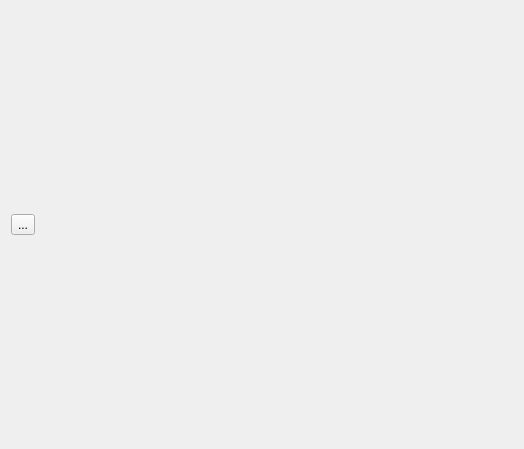
<?xml version="1.0" encoding="UTF-8"?>
<ui version="4.0">
 <class>QPlotWindow</class>
 <widget class="QDialog" name="QPlotWindow">
  <property name="geometry">
   <rect>
    <x>0</x>
    <y>0</y>
    <width>524</width>
    <height>449</height>
   </rect>
  </property>
  <property name="windowTitle">
   <string>Plot</string>
  </property>
  <layout class="QVBoxLayout" name="verticalLayout">
   <item>
    <widget class="QToolButton" name="toolButton">
     <property name="text">
      <string>...</string>
     </property>
    </widget>
   </item>
  </layout>
 </widget>
 <resources/>
 <connections/>
</ui>
